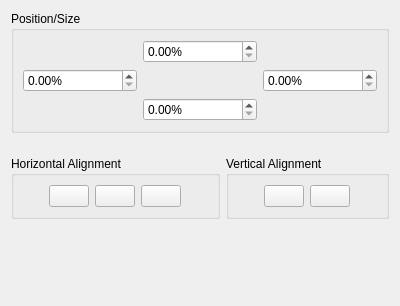
<?xml version="1.0" encoding="UTF-8"?>
<ui version="4.0">
 <class>SubtitlePositionWidget</class>
 <widget class="QWidget" name="SubtitlePositionWidget">
  <property name="geometry">
   <rect>
    <x>0</x>
    <y>0</y>
    <width>400</width>
    <height>306</height>
   </rect>
  </property>
  <property name="windowTitle">
   <string>Form</string>
  </property>
  <layout class="QGridLayout" name="gridLayout">
   <item row="1" column="0" alignment="Qt::AlignTop">
    <widget class="QGroupBox" name="grpHAlign">
     <property name="title">
      <string>Horizontal Alignment</string>
     </property>
     <layout class="QHBoxLayout" name="horizontalLayout">
      <item>
       <spacer name="haSL">
        <property name="orientation">
         <enum>Qt::Horizontal</enum>
        </property>
        <property name="sizeHint" stdset="0">
         <size>
          <width>40</width>
          <height>20</height>
         </size>
        </property>
       </spacer>
      </item>
      <item>
       <widget class="QPushButton" name="haLeft">
        <property name="text">
         <string/>
        </property>
        <property name="icon">
         <iconset theme="align-horizontal-left">
          <normaloff>.</normaloff>.</iconset>
        </property>
        <property name="checkable">
         <bool>true</bool>
        </property>
        <property name="autoExclusive">
         <bool>true</bool>
        </property>
       </widget>
      </item>
      <item>
       <widget class="QPushButton" name="haCenter">
        <property name="text">
         <string/>
        </property>
        <property name="icon">
         <iconset theme="align-horizontal-center">
          <normaloff>.</normaloff>.</iconset>
        </property>
        <property name="checkable">
         <bool>true</bool>
        </property>
        <property name="autoExclusive">
         <bool>true</bool>
        </property>
       </widget>
      </item>
      <item>
       <widget class="QPushButton" name="haRight">
        <property name="text">
         <string/>
        </property>
        <property name="icon">
         <iconset theme="align-horizontal-right">
          <normaloff>.</normaloff>.</iconset>
        </property>
        <property name="checkable">
         <bool>true</bool>
        </property>
        <property name="autoExclusive">
         <bool>true</bool>
        </property>
       </widget>
      </item>
      <item>
       <spacer name="haSR">
        <property name="orientation">
         <enum>Qt::Horizontal</enum>
        </property>
        <property name="sizeHint" stdset="0">
         <size>
          <width>40</width>
          <height>20</height>
         </size>
        </property>
       </spacer>
      </item>
     </layout>
    </widget>
   </item>
   <item row="1" column="1" alignment="Qt::AlignTop">
    <widget class="QGroupBox" name="grpVAlign">
     <property name="title">
      <string>Vertical Alignment</string>
     </property>
     <layout class="QHBoxLayout" name="horizontalLayout_2">
      <item>
       <spacer name="vaSL">
        <property name="orientation">
         <enum>Qt::Horizontal</enum>
        </property>
        <property name="sizeHint" stdset="0">
         <size>
          <width>40</width>
          <height>20</height>
         </size>
        </property>
       </spacer>
      </item>
      <item>
       <widget class="QPushButton" name="vaTop">
        <property name="icon">
         <iconset theme="align-vertical-top">
          <normaloff>.</normaloff>.</iconset>
        </property>
        <property name="checkable">
         <bool>true</bool>
        </property>
        <property name="autoExclusive">
         <bool>true</bool>
        </property>
       </widget>
      </item>
      <item>
       <widget class="QPushButton" name="vaBottom">
        <property name="icon">
         <iconset theme="align-vertical-bottom">
          <normaloff>.</normaloff>.</iconset>
        </property>
        <property name="checkable">
         <bool>true</bool>
        </property>
        <property name="autoExclusive">
         <bool>true</bool>
        </property>
       </widget>
      </item>
      <item>
       <spacer name="vaSR">
        <property name="orientation">
         <enum>Qt::Horizontal</enum>
        </property>
        <property name="sizeHint" stdset="0">
         <size>
          <width>40</width>
          <height>20</height>
         </size>
        </property>
       </spacer>
      </item>
     </layout>
    </widget>
   </item>
   <item row="0" column="0" colspan="2" alignment="Qt::AlignTop">
    <widget class="QGroupBox" name="grpPosition">
     <property name="title">
      <string>Position/Size</string>
     </property>
     <layout class="QGridLayout" name="gridLayout_2">
      <item row="4" column="1">
       <widget class="QDoubleSpinBox" name="posBottom">
        <property name="suffix">
         <string>%</string>
        </property>
        <property name="maximum">
         <double>100.000000000000000</double>
        </property>
       </widget>
      </item>
      <item row="3" column="0">
       <widget class="QDoubleSpinBox" name="posLeft">
        <property name="suffix">
         <string>%</string>
        </property>
        <property name="maximum">
         <double>100.000000000000000</double>
        </property>
       </widget>
      </item>
      <item row="1" column="1">
       <widget class="QDoubleSpinBox" name="posTop">
        <property name="suffix">
         <string>%</string>
        </property>
        <property name="maximum">
         <double>100.000000000000000</double>
        </property>
       </widget>
      </item>
      <item row="3" column="2">
       <widget class="QDoubleSpinBox" name="posRight">
        <property name="suffix">
         <string>%</string>
        </property>
        <property name="maximum">
         <double>100.000000000000000</double>
        </property>
       </widget>
      </item>
     </layout>
    </widget>
   </item>
  </layout>
 </widget>
 <tabstops>
  <tabstop>posTop</tabstop>
  <tabstop>posRight</tabstop>
  <tabstop>posBottom</tabstop>
  <tabstop>posLeft</tabstop>
 </tabstops>
 <resources/>
 <connections/>
</ui>
